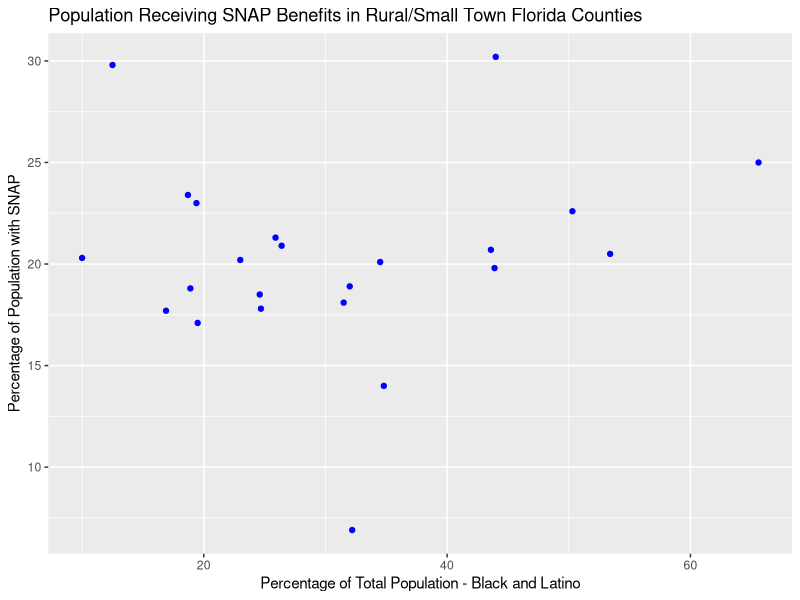

Source code (R):
## ---- chunk 1
library(tidyverse)
library(ggplot2)
snapdata <- read_csv("snap_hh_2019_5yr-2.csv")

rural.smallcounties <- snapdata %>%
  filter(`Metro/Small Town/Rural Status` %in% c("Rural area", "Small town") & State == "Florida") %>%
  rename(BlackPop = `Population Percentage - Black`,
         LatinoPop = `Population Percentage - Hispanic/Latino`) 

poverty <- read_csv("PovertyReport.csv")


poverty_snapflorida <- inner_join(poverty, rural.smallcounties, by = c("county" = "County"))

poverty_snapflorida <- poverty_snapflorida %>%
  select(county, total_est_pct3, under18_pct3, `Metro/Small Town/Rural Status`, `Percent with SNAP`, BlackPop, LatinoPop)

str(poverty_snapflorida)
poverty_snapflorida <- poverty_snapflorida |>
  mutate(pct_with_snap = as.numeric(gsub("%","",`Percent with SNAP`)),
         black_pop = as.numeric(gsub("%","",`BlackPop`)),
         latino_pop = as.numeric(gsub("%","",`LatinoPop`)))

poverty_snapflorida <- poverty_snapflorida %>%
  mutate(pop_blacklatino = black_pop + latino_pop)

poverty_snapflorida <- poverty_snapflorida %>%
   select(county, total_est_pct3, under18_pct3, `Metro/Small Town/Rural Status`, pct_with_snap, pop_blacklatino, black_pop, latino_pop) %>%
  rename(smalltown_rural = `Metro/Small Town/Rural Status`)
## ---- chunk 2

snapplot <- poverty_snapflorida %>%
  ggplot(aes(x = pop_blacklatino, y = pct_with_snap, color = county)) +
  geom_point(color = "blue") +
  geom_smooth(method = lm) +
  labs(title = "Population Receiving SNAP Benefits in Rural/Small Town Florida Counties",
       y = "Percentage of Population with SNAP",
       x = "Percentage of Total Population - Black and Latino")

snapplot

## ---- chunk 3
library(broom)
library(knitr)

a1.lm <- lm(pct_with_snap ~ pop_blacklatino, poverty_snapflorida)

a1.lm %>%
  tidy() %>%
  kable(caption = "Coefficient Estimates for a Model Fitted to Estimate SNAP Participation by Population of Black and Latino",
        col.names = c("Predictor", "Estimate", "Std. Error", "Statistic", "P. Value"),
        digits = c(0, 2, 3, 2, 3))
